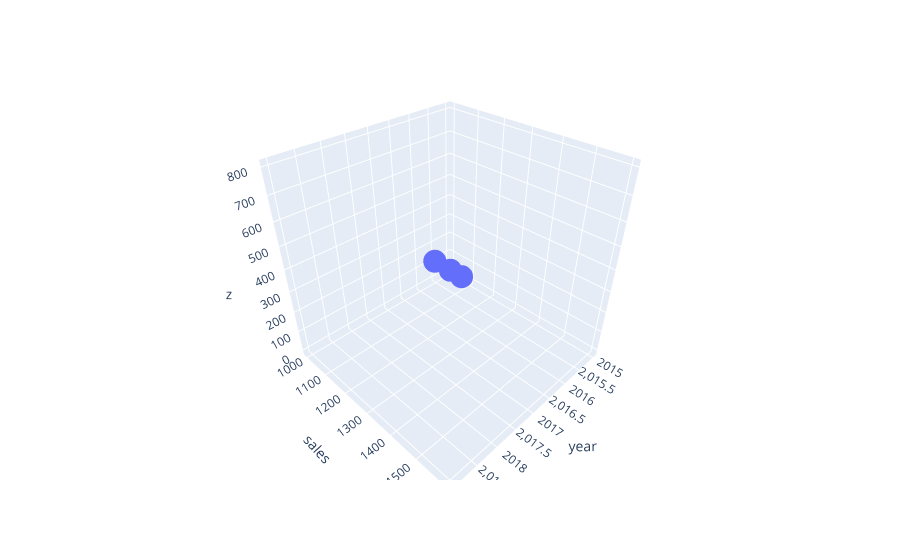

Notebook code cell kept with this figure:
### Code cell
import plotly.express as px

fig =px.scatter_3d(df, x='year',y='sales',z='z')
fig.show()

### Figure 1 — Plotly figure (JSON) as saved in the notebook; plotly's stock layout.template omitted (floating-point values rounded to 4 significant figures)
{"data": [{"hovertemplate": "year=%{x}<br>sales=%{y}<br>z=%{z}<extra></extra>", "legendgroup": "", "marker": {"color": "#636efa", "symbol": "circle"}, "mode": "markers", "name": "", "scene": "scene", "showlegend": false, "type": "scatter3d", "x": [2015, 2016, 2017, 2018, 2019], "y": [1000, 1200, 1300, 1400, 1600], "z": [0, 200, 400, 600, 800]}], "layout": {"legend": {"tracegroupgap": 0}, "margin": {"t": 60}, "scene": {"domain": {"x": [0, 1], "y": [0, 1]}, "xaxis": {"title": {"text": "year"}}, "yaxis": {"title": {"text": "sales"}}, "zaxis": {"title": {"text": "z"}}}}}
